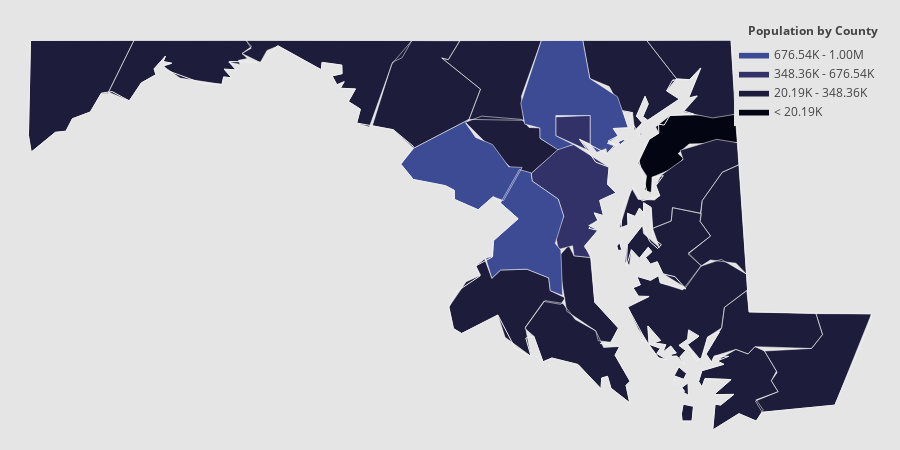

The notebook cell this image was saved under:
### Code cell
import plotly.figure_factory as ff

import numpy as np
import pandas as pd
fig = plt.figure(num=None, figsize=(12,12), dpi=120, facecolor='salmon')
df_sample = pd.read_csv('https://raw.githubusercontent.com/plotly/datasets/master/minoritymajority.csv')
df_sample_r = df_sample[df_sample['STNAME'] == 'Maryland']

values = df_sample_r['TOT_POP'].tolist()
fips = df_sample_r['FIPS'].tolist()

endpts = list(np.mgrid[min(values):max(values):4j])
colorscale = ["#030512","#1d1d3b","#323268","#3d4b94","#3e6ab0",
              "#4989bc","#60a7c7","#85c5d3","#b7e0e4","#eafcfd"]
fig = ff.create_choropleth(
    fips=fips, values=values, scope=['Maryland'], show_state_data=True,
    colorscale=colorscale, binning_endpoints=endpts, round_legend_values=True,
    plot_bgcolor='rgb(229,229,229)',
    paper_bgcolor='rgb(229,229,229)',
    legend_title='Population by County',
    county_outline={'color': 'rgb(255,255,255)', 'width': 0.5},
    exponent_format=True,
)
fig.layout.template = None
fig.show()

### Figure 1 — Plotly figure (JSON) as saved in the notebook; plotly's stock layout.template omitted (floating-point values rounded to 4 significant figures; data arrays with more than 128 entries replaced by an {"elided": "..."} marker saying what was removed)
{"data": [{"fill": "toself", "fillcolor": "#030512", "hoverinfo": "none", "line": {"color": "rgb(255,255,255)", "width": 0.5}, "mode": "lines", "name": "< 20.19K", "type": "scatter", "x": [-76.28, -76.22, -76.17, -76.19, -76.11, -75.77, -75.76, -76.01, -76.07, -76.04, -76.08, -76.2, -76.21, -76.24, -76.23, -76.28, null], "y": [39.15, 39.26, 39.29, 39.32, 39.37, 39.38, 39.25, 39.24, 39.2, 39.17, 39.13, 39.09, 39.01, 39.03, 39.09, 39.15, null]}, {"fill": "toself", "fillcolor": "#1d1d3b", "hoverinfo": "none", "line": {"color": "rgb(255,255,255)", "width": 0.5}, "mode": "lines", "name": "20.19K - 348.36K", "type": "scatter", "x": {"elided": "426 float values"}, "y": {"elided": "426 float values"}}, {"fill": "toself", "fillcolor": "#323268", "hoverinfo": "none", "line": {"color": "rgb(255,255,255)", "width": 0.5}, "mode": "lines", "name": "348.36K - 676.54K", "type": "scatter", "x": [-76.84, -76.69, -76.62, -76.43, -76.44, -76.39, -76.48, -76.46, -76.51, -76.49, -76.54, -76.49, -76.56, -76.53, -76.62, -76.62, -76.7, -76.71, -76.67, -76.7, -76.84, -76.84, null, -76.71, -76.53, -76.53, -76.59, -76.53, -76.71, -76.71, null], "y": [39.1, 39.22, 39.24, 39.13, 39.05, 39.01, 38.98, 38.91, 38.92, 38.88, 38.86, 38.84, 38.77, 38.71, 38.72, 38.77, 38.75, 38.81, 38.9, 38.98, 39.07, 39.1, null, 39.37, 39.37, 39.24, 39.26, 39.21, 39.28, 39.37, null]}, {"fill": "toself", "fillcolor": "#3d4b94", "hoverinfo": "none", "line": {"color": "rgb(255,255,255)", "width": 0.5}, "mode": "lines", "name": "676.54K - 1.00M", "type": "scatter", "x": [-76.33, -76.32, -76.32, -76.32, -76.33, null, -76.39, -76.36, -76.34, -76.37, -76.39, null, -76.4, -76.39, -76.39, -76.39, -76.4, null, -76.9, -76.79, -76.57, -76.53, -76.39, -76.33, -76.41, -76.38, -76.44, -76.4, -76.44, -76.45, -76.5, -76.53, -76.53, -76.71, -76.71, -76.62, -76.7, -76.79, -76.79, -76.88, -76.9, null, -77.53, -77.46, -77.17, -77.19, -77.13, -77.04, -76.96, -76.89, -76.99, -77.04, -77.12, -77.24, -77.25, -77.29, -77.46, -77.53, null, -77.08, -77.04, -77.04, -76.91, -77.0, -76.9, -76.84, -76.84, -76.7, -76.67, -76.71, -76.68, -76.68, -76.74, -76.75, -76.86, -77.0, -77.05, -77.08, null], "y": [39.31, 39.31, 39.31, 39.31, 39.31, null, 39.25, 39.26, 39.26, 39.24, 39.25, null, 39.23, 39.23, 39.24, 39.23, 39.23, null, 39.43, 39.72, 39.72, 39.54, 39.46, 39.32, 39.31, 39.28, 39.24, 39.23, 39.2, 39.22, 39.2, 39.24, 39.37, 39.37, 39.28, 39.24, 39.21, 39.27, 39.31, 39.33, 39.43, null, 39.15, 39.22, 39.35, 39.34, 39.27, 39.24, 39.13, 39.13, 38.98, 39.0, 38.93, 38.98, 39.02, 39.05, 39.08, 39.15, null, 38.71, 38.72, 38.79, 38.89, 38.97, 39.12, 39.11, 39.07, 38.98, 38.9, 38.78, 38.75, 38.54, 38.56, 38.62, 38.66, 38.65, 38.62, 38.71, null]}, {"fill": "toself", "fillcolor": "#3e6ab0", "hoverinfo": "none", "line": {"color": "rgb(255,255,255)", "width": 0.5}, "mode": "lines", "name": "> 1.00M", "type": "scatter", "x": [], "y": []}, {"hoverinfo": "text", "legendgroup": "centroids", "marker": {"color": "white", "opacity": 0}, "mode": "markers", "name": "US Counties", "selected": {"marker": {"color": "white", "opacity": 1, "size": 3}}, "showlegend": false, "text": ["County: Talbot<br>State: Maryland<br>FIPS: 24041<br>Value: 38098", "County: Talbot<br>State: Maryland<br>FIPS: 24041<br>Value: 38098", "County: Somerset<br>State: Maryland<br>FIPS: 24039<br>Value: 26253", "County: Somerset<br>State: Maryland<br>FIPS: 24039<br>Value: 26253", "County: Somerset<br>State: Maryland<br>FIPS: 24039<br>Value: 26253", "County: St. Mary's<br>State: Maryland<br>FIPS: 24037<br>Value: 108987", "County: St. Mary's<br>State: Maryland<br>FIPS: 24037<br>Value: 108987", "County: St. Mary's<br>State: Maryland<br>FIPS: 24037<br>Value: 108987", "County: St. Mary's<br>State: Maryland<br>FIPS: 24037<br>Value: 108987", "County: Queen Anne's<br>State: Maryland<br>FIPS: 24035<br>Value: 48595", "County: Queen Anne's<br>State: Maryland<br>FIPS: 24035<br>Value: 48595", "County: Harford<br>State: Maryland<br>FIPS: 24025<br>Value: 248622", "County: Harford<br>State: Maryland<br>FIPS: 24025<br>Value: 248622", "County: Harford<br>State: Maryland<br>FIPS: 24025<br>Value: 248622", "County: Dorchester<br>State: Maryland<br>FIPS: 24019<br>Value: 32551", "County: Dorchester<br>State: Maryland<br>FIPS: 24019<br>Value: 32551", "County: Dorchester<br>State: Maryland<br>FIPS: 24019<br>Value: 32551", "County: Dorchester<br>State: Maryland<br>FIPS: 24019<br>Value: 32551", "County: Dorchester<br>State: Maryland<br>FIPS: 24019<br>Value: 32551", "County: Dorchester<br>State: Maryland<br>FIPS: 24019<br>Value: 32551", "County: Baltimore<br>State: Maryland<br>FIPS: 24005<br>Value: 817455", "County: Baltimore<br>State: Maryland<br>FIPS: 24005<br>Value: 817455", "County: Baltimore<br>State: Maryland<br>FIPS: 24005<br>Value: 817455", "County: Baltimore<br>State: Maryland<br>FIPS: 24005<br>Value: 817455", "County: Allegany<br>State: Maryland<br>FIPS: 24001<br>Value: 74012", "County: Anne Arundel<br>State: Maryland<br>FIPS: 24003<br>Value: 550488", "County: Calvert<br>State: Maryland<br>FIPS: 24009<br>Value: 89628", "County: Caroline<br>State: Maryland<br>FIPS: 24011<br>Value: 32718", "County: Carroll<br>State: Maryland<br>FIPS: 24013<br>Value: 167217", "County: Cecil<br>State: Maryland<br>FIPS: 24015<br>Value: 101696", "County: Charles<br>State: Maryland<br>FIPS: 24017<br>Value: 150592", "County: Frederick<br>State: Maryland<br>FIPS: 24021<br>Value: 239582", "County: Garrett<br>State: Maryland<br>FIPS: 24023<br>Value: 29854", "County: Howard<br>State: Maryland<br>FIPS: 24027<br>Value: 299430", "County: Kent<br>State: Maryland<br>FIPS: 24029<br>Value: 20191", "County: Montgomery<br>State: Maryland<br>FIPS: 24031<br>Value: 1004709", "County: Prince George's<br>State: Maryland<br>FIPS: 24033<br>Value: 881138", "County: Washington<br>State: Maryland<br>FIPS: 24043<br>Value: 149180", "County: Wicomico<br>State: Maryland<br>FIPS: 24045<br>Value: 100647", "County: Worcester<br>State: Maryland<br>FIPS: 24047<br>Value: 51578", "County: Baltimore<br>State: Maryland<br>FIPS: 24510<br>Value: 621342"], "type": "scatter", "unselected": {"marker": {"opacity": 0}}, "x": [[-76.09], [-76.38], [-75.73], [-76.02], [-76.03], [-76.75], [-76.79], [-76.81], [-76.61], [-76.25], [-76.02], [-76.09], [-76.27], [-76.32], [-76.06], [-76.05], [-76.09], [-76.09], [-76.26], [-76.01], [-76.32], [-76.37], [-76.39], [-76.64], -78.7, -76.61, -76.57, -75.83, -77.02, -75.94, -76.99, -77.4, -79.27, -76.93, -76.04, -77.2, -76.85, -77.81, -75.62, -75.33, -76.61], "y": [[38.77], [38.76], [38.12], [37.99], [38.1], [38.21], [38.24], [38.25], [38.3], [38.91], [39.07], [39.54], [39.28], [39.56], [38.13], [38.17], [38.14], [38.12], [38.33], [38.49], [39.31], [39.25], [39.23], [39.46], 39.62, 39.01, 38.54, 38.87, 39.56, 39.57, 38.51, 39.47, 39.53, 39.25, 39.25, 39.14, 38.83, 39.6, 38.37, 38.21, 39.31]}, {"hoverinfo": "text", "legendgroup": "States", "line": {"color": "rgb(240, 240, 240)", "width": 1}, "mode": "lines", "showlegend": false, "type": "scatter", "x": {"elided": "324 float values"}, "y": {"elided": "324 float values"}}], "layout": {"annotations": [{"showarrow": false, "text": "<b>Population by County</b>", "x": 1, "xanchor": "right", "xref": "paper", "y": 1.05, "yref": "paper"}], "dragmode": "select", "height": 450, "hovermode": "closest", "legend": {"traceorder": "reversed", "x": 1, "xanchor": "right", "y": 1, "yanchor": "top"}, "margin": {"b": 20, "l": 20, "r": 20, "t": 40}, "paper_bgcolor": "rgb(229,229,229)", "plot_bgcolor": "rgb(229,229,229)", "width": 900, "xaxis": {"autorange": false, "fixedrange": true, "range": [-79.53, -75.0], "showgrid": false, "showticklabels": false, "zeroline": false}, "yaxis": {"autorange": false, "fixedrange": true, "range": [37.91, 39.72], "showgrid": false, "showticklabels": false, "zeroline": false}}}
